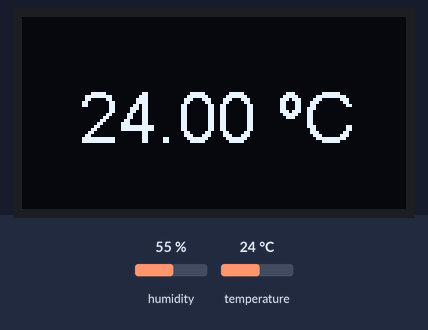
Simulated run of this sketch. Board: ESP32. Shown: 128×64 one-colour display. The inputs (shaded band) are chosen by the test bench; at power-on: temperature 24 °C, humidity 55 %. WiFi joins after 1.5 s; servers stay silent unless stated; no MQTT or app messages arrive unless stated; what the sketch prints to the serial monitor is not drawn.

Above: at 8.7 s.
8.8 s: temperature set to 12 °C
At 15.2 s:
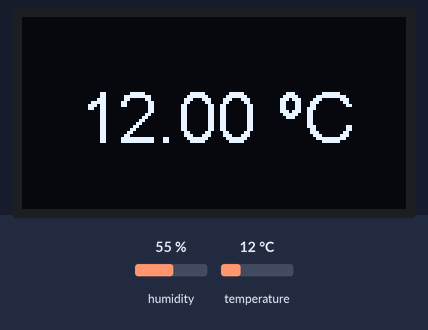
17.8 s: temperature set to 19 °C
At 21.2 s:
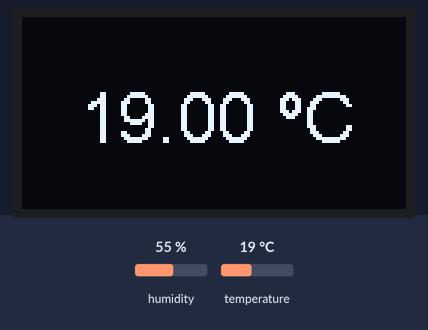
26.8 s: temperature set to 28 °C
At 33.1 s:
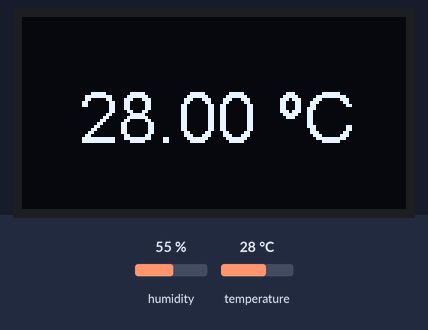
Timing chart, 0 to 34.6 s (numbered marks = the images above; inputs shaded):
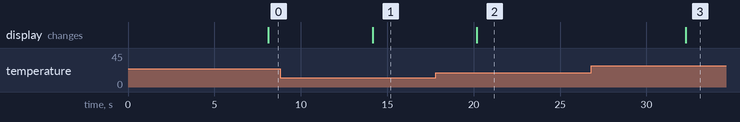

Measured:
- after the input at 8.8 s, the display: changes after 5.4 s (image 1)
- after the input at 17.8 s, the display: changes after 2.4 s (image 2)
- after the input at 26.8 s, the display: changes after 5.5 s (image 3)

The sketch:

LollinESP32.ino
```cpp
#include <SSD1306.h>
#include <WiFi.h>
#include <Adafruit_Sensor.h>
#include <DHT.h>
#define dhtPin 15
#define DHTTYPE DHT11
#include <MQTT.h>

const char * ssid = "Equipo3";
int MIN_ESPERA = 30;
const char * passwordWifi = "IvRaCarDi03";
const char broker[]= "iot.eclipse.org";

volatile bool errFlag = false;
volatile bool initFlag = false;
volatile float temperatura = NULL;

SSD1306 display(0x3c,5,4);
DHT dht(dhtPin, DHTTYPE); // Sensor de temperatura

WiFiClient client;
MQTTClient mqtt;

void setup() {
 Serial.begin(9600);

  dht.begin(); //Inicializar sensor


  display.init();                                       //
  display.setColor(WHITE);                              //
  display.setTextAlignment(TEXT_ALIGN_CENTER);          //  Inicializar pantalla
  display.setFont(ArialMT_Plain_16);                    //
 display.drawString(64,20,String("Conectando..."));     //
 display.display();                                     //


  WiFi.begin(ssid, passwordWifi);

  while(WiFi.status() != WL_CONNECTED) {
    delay(1000);
    Serial.println("Conectando a red Wifi...");
    }

    mqtt.begin(broker,client);

    while(!mqtt.connect("LolinEquipo3","try","try")){
      Serial.println("Conectando a broker...");
      delay(1000);
      }
    display.setFont(ArialMT_Plain_24);
    display.clear();

    xTaskCreate(publicarTemp,"Publicacion",2048,NULL,1,NULL);
    //La tarea que maneja la publicacion de datos pot mqtt. Se ejecuta cada x tiempo, x siendo la variable MIN_ESPERA
}

void loop() {
  delay(6000);
  mqtt.loop();
  errFlag = false;
  display.clear();
  temperatura = dht.readTemperature();

  if(isnan(temperatura)){
    errFlag = true;
    display.drawString(64,20,String("NaN"));
    display.display();
    return;
    }

    initFlag = true;
    display.drawString(65,20,String(temperatura) + " ºC");

    display.display();

}

void publicarTemp(void *pvParameters){
  for(;;){
    if(!errFlag && initFlag == true){
      mqtt.publish("equipo3/practica/temperatura",String(temperatura),2,0);
      }
    vTaskDelay(MIN_ESPERA*60000/portTICK_RATE_MS);
    }

  }
```
